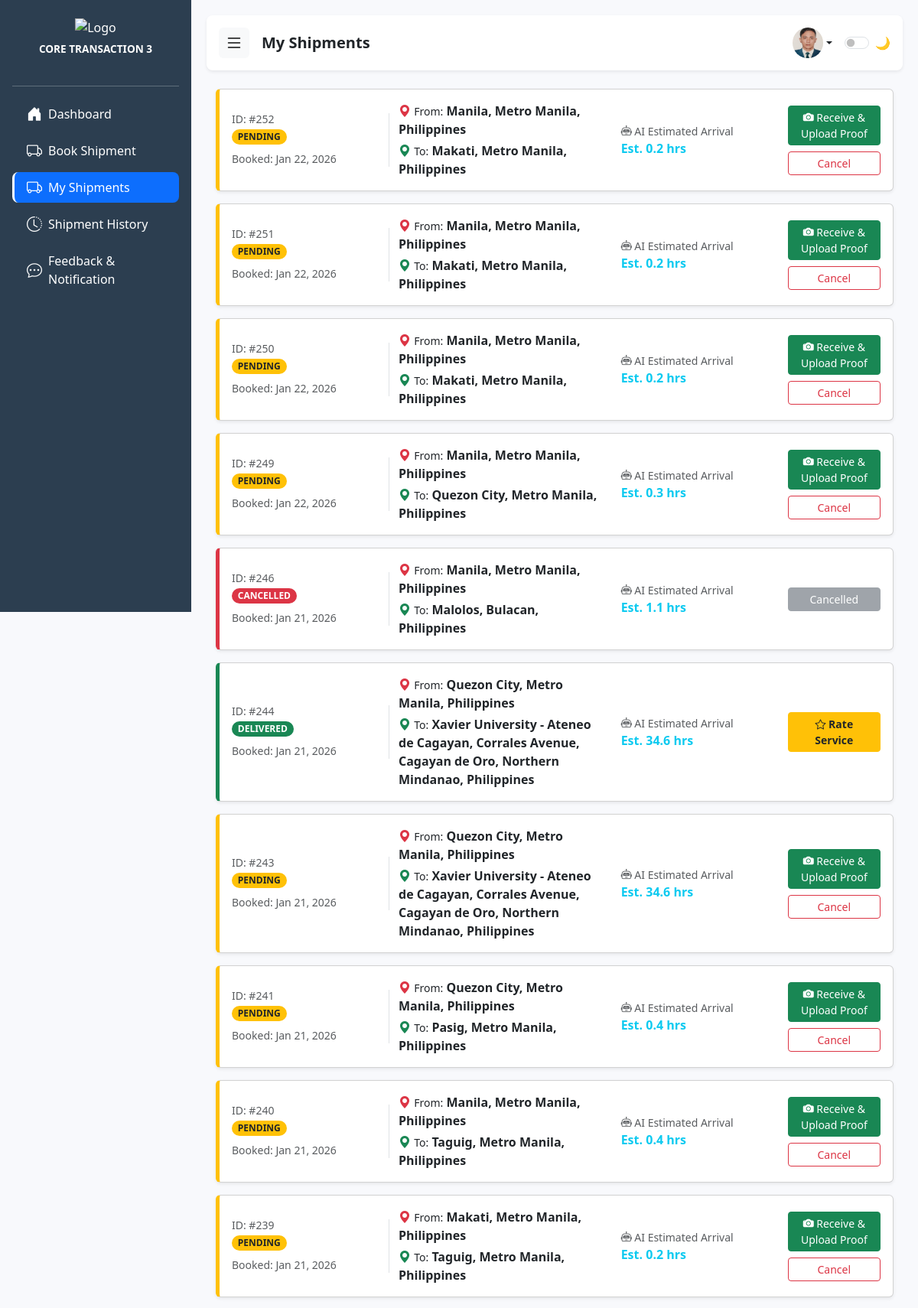
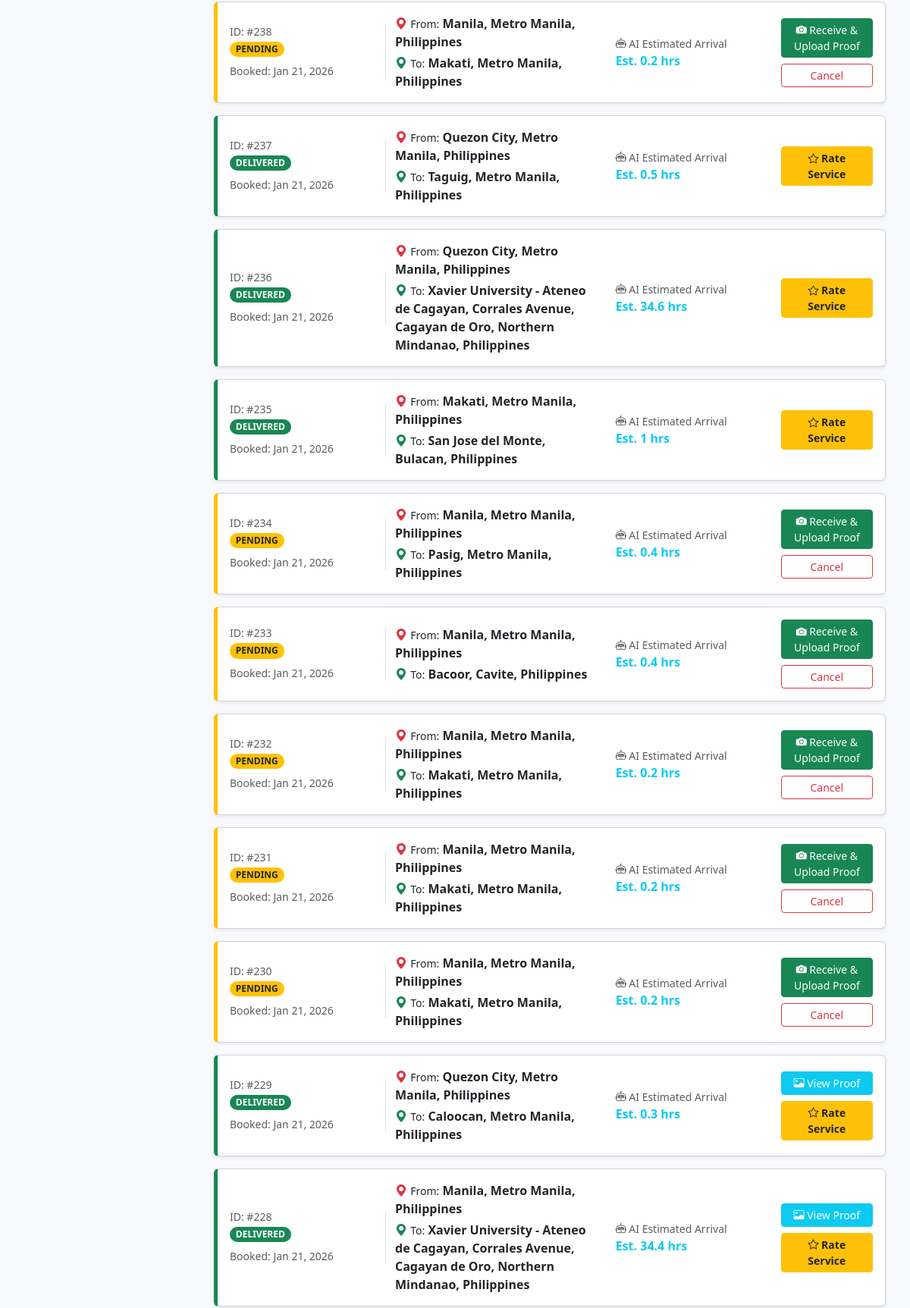
Screenshot of /core_slate3/My_shipment.php (signed in, upper part) with the database file from the repository (2 pictures, top to bottom).
### tables this page shows
CREATE TABLE `accounts` (
  `id` int(11) NOT NULL,
  `username` varchar(255) DEFAULT NULL,
  `email` varchar(100) NOT NULL,
  `phone_number` varchar(20) DEFAULT NULL,
  `gender` enum('Male','Female','Other') DEFAULT NULL,
  `password` varchar(255) DEFAULT NULL,
  `profile_image` varchar(255) DEFAULT NULL,
  `role` enum('admin','user','customer','super admin') DEFAULT 'user',
  `created_at` timestamp NOT NULL DEFAULT current_timestamp(),
  `otp_hash` varchar(255) DEFAULT NULL,
  `otp_expires_at` datetime DEFAULT NULL,
  `otp_attempts` int(11) DEFAULT 0,
  `last_otp_sent_at` datetime NOT NULL DEFAULT current_timestamp()
);

CREATE TABLE `shipments` (
  `id` int(11) NOT NULL,
  `shipment_code` varchar(255) DEFAULT NULL,
  `contract_number` varchar(50) DEFAULT NULL,
  `user_id` int(11) NOT NULL,
  `sender_name` varchar(100) NOT NULL,
  `sender_contact` varchar(50) DEFAULT NULL,
  `receiver_name` varchar(100) NOT NULL,
  `receiver_contact` varchar(50) DEFAULT NULL,
  `origin_address` varchar(255) DEFAULT NULL,
  `destination_address` varchar(255) DEFAULT NULL,
  `origin_island` varchar(50) DEFAULT NULL,
  `specific_address` text DEFAULT NULL,
  `address` varchar(255) DEFAULT NULL,
  `weight` decimal(10,2) NOT NULL,
  `package_type` varchar(50) DEFAULT NULL,
  `package_description` text NOT NULL,
  `distance_km` decimal(10,2) DEFAULT 0.00,
  `price` decimal(10,2) DEFAULT 0.00,
  `sla_agreement` text DEFAULT NULL,
  `payment_method` varchar(50) DEFAULT 'Unspecified',
  `bank_name` varchar(50) DEFAULT NULL,
  `status` varchar(50) DEFAULT 'Pending',
  `cancel_reason` text DEFAULT NULL,
  `payment_status` varchar(50) DEFAULT 'Pending',
  `sla_status` enum('Met','Breached','Pending') DEFAULT 'Pending',
  `proof_image` varchar(255) DEFAULT NULL,
  `created_at` timestamp NOT NULL DEFAULT current_timestamp(),
  `ip_address` varchar(45) DEFAULT NULL,
  `ai_estimated_time` varchar(100) DEFAULT 'Calculating...',
  `target_delivery_date` datetime DEFAULT NULL,
  `rating` int(11) DEFAULT 0,
  `feedback_text` text DEFAULT NULL,
  `destination_island` varchar(50) DEFAULT 'Luzon',
  `sender_email` varchar(255) DEFAULT NULL,
  `updated_at` timestamp NOT NULL DEFAULT current_timestamp() ON UPDATE current_timestamp()
);

### core_slate3/My_shipment.php (the view, shortened to what this page needs)
<?php
include("connection.php");
$username = $_SESSION['email'];
$query = "SELECT * FROM shipments WHERE sender_name = '$username' OR contract_number = '$username' ORDER BY id DESC";
$result = mysqli_query($conn, $query);
$q_user = mysqli_query($conn, "SELECT * FROM accounts WHERE email = '$username'");
$user = mysqli_fetch_assoc($q_user);
$profileImage = !empty($user['profile_image']) ? $user['profile_image'] : 'user.png';
?>
<!DOCTYPE html>
<html lang="en">
<head>
  <link href="https://cdn.jsdelivr.net/npm/bootstrap@5.3.3/dist/css/bootstrap.min.css" rel="stylesheet">
  <link rel="stylesheet" href="https://cdn.jsdelivr.net/npm/bootstrap-icons@1.11.1/font/bootstrap-icons.css">
</head>
<body>
<div class="sidebar d-flex flex-column flex-shrink-0 p-3" id="sidebar">
    <div class="text-center mb-4 mt-2">
      <img src="Remorig.png" alt="Logo" class="img-fluid mb-2" style="max-width: 140px;">
      <h6 class="fw-semibold text-uppercase text-light-50 mb-0" style="font-size: 0.85rem;">Core Transaction 3</h6>
    </div>
    <hr class="text-light opacity-25">
    <ul class="nav nav-pills flex-column mb-auto">
      <li class="nav-item mb-2"><a href="user.php" class="nav-link text-white d-flex align-items-center gap-2 px-3 py-2 rounded-3"><i class="bi bi-house-door-fill fs-5"></i><span>Dashboard</span></a></li>
      <li class="nav-item mb-2"><a href="bookshipment.php" class="nav-link text-white d-flex align-items-center gap-2 px-3 py-2 rounded-3"><i class="bi bi-truck fs-5"></i><span>Book Shipment</span></a></li>
      <li class="nav-item mb-2"><a href="My_shipment.php" class="active nav-link text-white d-flex align-items-center gap-2 px-3 py-2 rounded-3 hover-link"><i class="bi bi-truck fs-5"></i><span>My Shipments</span></a></li>
      <li class="nav-item mb-2"><a href="shiphistory.php" class="nav-link text-white d-flex align-items-center gap-2 px-3 py-2 rounded-3"><i class="bi bi-clock-history fs-5"></i><span>Shipment History</span></a></li>
      <li class="nav-item mb-2"><a href="feedback.php" class="nav-link text-white d-flex align-items-center gap-2 px-3 py-2 rounded-3"><i class="bi bi-chat-dots fs-5"></i><span>Feedback & Notification</span></a></li>
    </ul>
</div>
<div class="content" id="mainContent">
    <header class="header d-flex align-items-center justify-content-between px-3 py-3 mb-4 bg-white shadow-sm rounded-3 sticky-top">
       <div class="d-flex align-items-center gap-3">
           <button class="btn btn-light border-0 p-2" id="hamburger"><i class="bi bi-list fs-4"></i></button>
           <h5 class="fw-semibold mb-0">My Shipments</h5>
       </div>
       <div class="d-flex align-items-center gap-3">
           <div class="dropdown">
             <a href="#" class="d-flex align-items-center text-decoration-none text-dark dropdown-toggle" data-bs-toggle="dropdown">
               <img src="<?php echo $profileImage; ?>" alt="User" class="rounded-circle" width="40" height="40" style="object-fit:cover;">
             </a>
           </div>
           <div class="form-check form-switch mb-0">
             <label class="form-check-label d-none d-sm-inline" for="userThemeToggle">🌙</label>
             <input class="form-check-input" type="checkbox" role="switch" id="userThemeToggle">
           </div>
       </div>
    </header>
    <div class="container-fluid">
        <div class="row g-3">
            <?php if(mysqli_num_rows($result) > 0): ?>
                <?php while($row = mysqli_fetch_assoc($result)): ?>
                    <?php
                        $rawStatus = $row['status'] ?? 'Pending';
                        $st = strtolower($rawStatus);
                        $statusClass = 'status-pending';
                        if(strpos($st, 'transit') !== false) $statusClass = 'status-transit';
                        else if(strpos($st, 'delivered') !== false) $statusClass = 'status-delivered';
                        else if(strpos($st, 'cancelled') !== false) $statusClass = 'status-cancelled';
                    ?>
                    <div class="col-12">
                        <div class="card shadow-sm card-status <?php echo $statusClass; ?>">
                            <div class="card-body">
                                <div class="row align-items-center">
                                    <div class="col-md-3 border-end">
                                        <h6 class="text-muted small mb-1">ID: #<?php echo $row['id']; ?></h6>
                                        <span class="badge rounded-pill <?php echo ($statusClass == 'status-delivered')?'bg-success':(($statusClass == 'status-cancelled')?'bg-danger':'bg-warning text-dark'); ?>">
                                            <?php echo strtoupper($rawStatus); ?>
                                        </span>
                                        <div class="small text-muted mt-2">Booked: <?php echo date('M d, Y', strtotime($row['created_at'] ?? 'now')); ?></div>
                                    </div>
                                    <div class="col-md-4">
                                        <div class="d-flex flex-column gap-1">
                                            <div><i class="bi bi-geo-alt-fill text-danger"></i> <small>From:</small> <strong><?php echo $row['origin_address']; ?></strong></div>
                                            <div><i class="bi bi-geo-alt-fill text-success"></i> <small>To:</small> <strong><?php echo $row['destination_address']; ?></strong></div>
                                        </div>
                                    </div>
                                    <div class="col-md-3">
                                        <small class="text-muted d-block"><i class="bi bi-robot"></i> AI Estimated Arrival</small>
                                        <span class="text-info fw-bold">
                                            <?php echo !empty($row['ai_estimated_time']) ? $row['ai_estimated_time'] : 'Calculating...'; ?>
                                        </span>
                                    </div>
                                    <div class="col-md-2 text-end d-grid gap-2">
                                        <?php if(strpos($st, 'delivered') !== false): ?>
                                            <?php if(!empty($row['proof_image'])): ?>
                                                <button onclick="viewProof('<?php echo $row['proof_image']; ?>')" class="btn btn-info btn-sm text-white">
                                                    <i class="bi bi-image"></i> View Proof
                                                </button>
                                            <?php endif; ?>
                                            <?php if($row['rating'] > 0): ?>
                                                <div class="text-warning text-center">
                                                    <?php for($i=0; $i<$row['rating']; $i++) echo '<i class="bi bi-star-fill"></i>'; ?>
                                                    <small class="text-muted d-block">Rated</small>
                                                </div>
                                            <?php else: ?>
                                                <button onclick="openRateModal(<?php echo $row['id']; ?>)" class="btn btn-warning btn-sm text-dark fw-bold">
                                                    <i class="bi bi-star"></i> Rate Service
                                                </button>
                                            <?php endif; ?>
                                        <?php elseif(strpos($st, 'cancelled') !== false): ?>
                                            <button disabled class="btn btn-secondary btn-sm">Cancelled</button>
                                        <?php else: ?>
                                            <button onclick="openReceiveModal(<?php echo $row['id']; ?>)" class="btn btn-success btn-sm">
                                                <i class="bi bi-camera-fill"></i> Receive & Upload Proof
                                            </button>
                                            <?php if($st == 'pending'): ?>
                                                <button onclick="openCancelModal(<?php echo $row['id']; ?>)" class="btn btn-outline-danger btn-sm">
                                                    Cancel
                                                </button>
                                            <?php endif; ?>
                                        <?php endif; ?>
                                    </div>
                                </div>
                            </div>
                        </div>
                    </div>
                <?php endwhile; ?>
            <?php endif; ?>
        </div>
    </div>
</div>
</body>
</html>

### core_slate3/My_shipment.php (style rules this page uses)
:root { --sidebar-width: 250px; --secondary-color: #f8f9fc; --dark-bg: #1a1a2e; --dark-card: #16213e; --text-light: #f8f9fa; --text-dark: #212529; }
body { background-color: var(--secondary-color); font-family: 'Segoe UI', system-ui, sans-serif; overflow-x: hidden; color: var(--text-dark); }
.sidebar { width: var(--sidebar-width); height: 100vh; position: fixed; left: 0; top: 0; background: #2c3e50; color: white; z-index: 1040; transition: all .3s ease; }
.content { margin-left: var(--sidebar-width); padding: 20px; transition: margin-left .3s ease; min-height: 100vh; }
.sidebar a { color: rgba(255, 255, 255, 0.8); text-decoration: none; padding: .75rem 1.5rem; display: block; border-left: 3px solid transparent; }
.sidebar a:hover, .sidebar a.active { background-color: rgba(255, 255, 255, 0.1); color: white; border-left: 3px solid white; }
.header { background-color: white; padding: 1rem; border-radius: 0.5rem; box-shadow: 0 0.15rem 1.75rem 0 rgba(58, 59, 69, 0.15); display: flex; align-items: center; justify-content: space-between; margin-bottom: 1.5rem; }
.card-status { border-left: 5px solid #ccc; transition: transform 0.2s; }
.status-pending { border-left-color: #ffc107; }
.status-delivered { border-left-color: #198754; }
.status-cancelled { border-left-color: #dc3545; }

### rows the page displays
accounts: profile_image (picture)
shipments: id "252", status "PENDING", created_at "Jan 22, 2026", origin_address "Manila, Metro Manila, Philippines", destination_address "Makati, Metro Manila, Philippines", ai_estimated_time "Est. 0.2 hrs"
shipments: id "251", status "PENDING", created_at "Jan 22, 2026", origin_address "Manila, Metro Manila, Philippines", destination_address "Makati, Metro Manila, Philippines", ai_estimated_time "Est. 0.2 hrs"
shipments: id "250", status "PENDING", created_at "Jan 22, 2026", origin_address "Manila, Metro Manila, Philippines", destination_address "Makati, Metro Manila, Philippines", ai_estimated_time "Est. 0.2 hrs"
shipments: id "249", status "PENDING", created_at "Jan 22, 2026", origin_address "Manila, Metro Manila, Philippines", destination_address "Quezon City, Metro Manila, Philippines", ai_estimated_time "Est. 0.3 hrs"
shipments: id "246", status "CANCELLED", created_at "Jan 21, 2026", origin_address "Manila, Metro Manila, Philippines", destination_address "Malolos, Bulacan, Philippines", ai_estimated_time "Est. 1.1 hrs", shows "Cancelled"
shipments: id "244", status "DELIVERED", created_at "Jan 21, 2026", origin_address "Quezon City, Metro Manila, Philippines", destination_address "Xavier University - Ateneo de Cagayan, Corrales Avenue, Cagayan de Oro, Northern Mindanao, Philippines", ai_estimated_time "Est. 34.6 hrs"
shipments: id "243", status "PENDING", created_at "Jan 21, 2026", origin_address "Quezon City, Metro Manila, Philippines", destination_address "Xavier University - Ateneo de Cagayan, Corrales Avenue, Cagayan de Oro, Northern Mindanao, Philippines", ai_estimated_time "Est. 34.6 hrs"
shipments: id "241", status "PENDING", created_at "Jan 21, 2026", origin_address "Quezon City, Metro Manila, Philippines", destination_address "Pasig, Metro Manila, Philippines", ai_estimated_time "Est. 0.4 hrs"
shipments: id "240", status "PENDING", created_at "Jan 21, 2026", origin_address "Manila, Metro Manila, Philippines", destination_address "Taguig, Metro Manila, Philippines", ai_estimated_time "Est. 0.4 hrs"
shipments: id "239", status "PENDING", created_at "Jan 21, 2026", origin_address "Makati, Metro Manila, Philippines", destination_address "Taguig, Metro Manila, Philippines", ai_estimated_time "Est. 0.2 hrs"
shipments: id "238", status "PENDING", created_at "Jan 21, 2026", origin_address "Manila, Metro Manila, Philippines", destination_address "Makati, Metro Manila, Philippines", ai_estimated_time "Est. 0.2 hrs"
shipments: id "237", status "DELIVERED", created_at "Jan 21, 2026", origin_address "Quezon City, Metro Manila, Philippines", destination_address "Taguig, Metro Manila, Philippines", ai_estimated_time "Est. 0.5 hrs"
shipments: id "236", status "DELIVERED", created_at "Jan 21, 2026", origin_address "Quezon City, Metro Manila, Philippines", destination_address "Xavier University - Ateneo de Cagayan, Corrales Avenue, Cagayan de Oro, Northern Mindanao, Philippines", ai_estimated_time "Est. 34.6 hrs"
shipments: id "235", status "DELIVERED", created_at "Jan 21, 2026", origin_address "Makati, Metro Manila, Philippines", destination_address "San Jose del Monte, Bulacan, Philippines", ai_estimated_time "Est. 1 hrs"
shipments: id "234", status "PENDING", created_at "Jan 21, 2026", origin_address "Manila, Metro Manila, Philippines", destination_address "Pasig, Metro Manila, Philippines", ai_estimated_time "Est. 0.4 hrs"
shipments: id "233", status "PENDING", created_at "Jan 21, 2026", origin_address "Manila, Metro Manila, Philippines", destination_address "Bacoor, Cavite, Philippines", ai_estimated_time "Est. 0.4 hrs"
shipments: id "232", status "PENDING", created_at "Jan 21, 2026", origin_address "Manila, Metro Manila, Philippines", destination_address "Makati, Metro Manila, Philippines", ai_estimated_time "Est. 0.2 hrs"
shipments: id "231", status "PENDING", created_at "Jan 21, 2026", origin_address "Manila, Metro Manila, Philippines", destination_address "Makati, Metro Manila, Philippines", ai_estimated_time "Est. 0.2 hrs"
shipments: id "230", status "PENDING", created_at "Jan 21, 2026", origin_address "Manila, Metro Manila, Philippines", destination_address "Makati, Metro Manila, Philippines", ai_estimated_time "Est. 0.2 hrs"
shipments: id "229", status "DELIVERED", created_at "Jan 21, 2026", origin_address "Quezon City, Metro Manila, Philippines", destination_address "Caloocan, Metro Manila, Philippines", ai_estimated_time "Est. 0.3 hrs"
shipments: id "228", status "DELIVERED", created_at "Jan 21, 2026", origin_address "Manila, Metro Manila, Philippines", destination_address "Xavier University - Ateneo de Cagayan, Corrales Avenue, Cagayan de Oro, Northern Mindanao, Philippines", ai_estimated_time "Est. 34.4 hrs"
